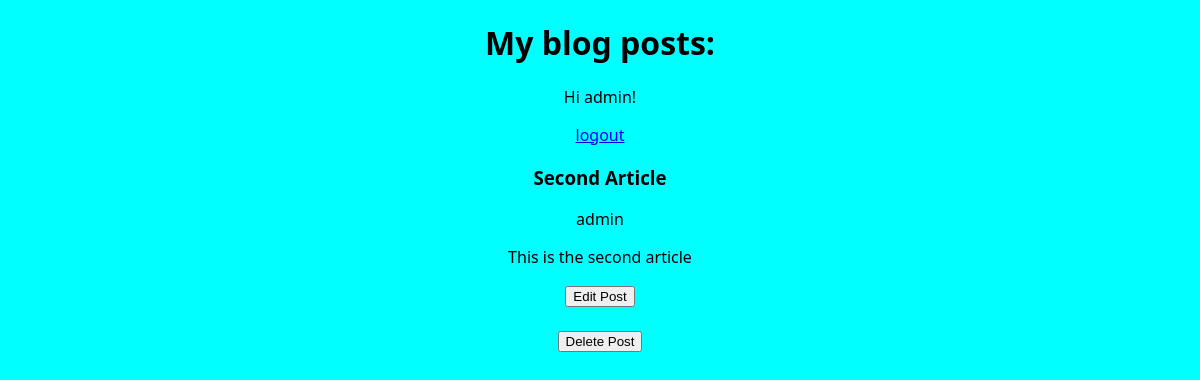
Screenshot of /article/2/ (signed in) with the database file from the repository.
### blog/models.py (models this page shows, shortened)
class Article(models.Model):
    title = models.CharField(max_length=200)
    author = models.ForeignKey(
        'auth.User',
        on_delete = models.CASCADE
    )
    text = models.TextField()

### blog/views.py (the view)
# urls.py: path('article/<int:pk>/', ArticleDetailView.as_view(), name='detail'),
class ArticleDetailView(DetailView):
    model = models.Article
    template_name = 'detail.html'

### templates/detail.html
{% extends 'base.html' %}
{% block content %}
<h3>
    {{ article.title}}
</h3>
<p class='author'>
    {{ article.author}}
</p>
<p>
    {{ article.text}}
</p>
<form action="{% url 'post_edit' article.pk %}">
    <button type="submit">Edit Post</button>
</form>
<br>
<form action="{% url 'post_delete' article.pk %}">
    <button type="submit">Delete Post</button>
</form>
{% endblock content%}

### templates/base.html (shortened to what this page needs)
{% load staticfiles %}
<!DOCTYPE html>
<html lang="en">
<head>
    <link rel="stylesheet" href="{% static 'css/style.css' %}">
</head>
<body>
    <h1>
        My blog posts:
    </h1>
    {% if user.is_authenticated %}
        <p>Hi {{ user.username }}!</p>
        <p><a href="{% url 'logout' %}">logout</a></p>
    {% else %}
        <p>You are not logged in.</p>
        <a href="{% url 'login' %}">login</a>
    {% endif %}
    {% block content %}
    {% endblock content %}
</body>
</html>

### static/css/style.css (style rules this page uses)
body { background-color: aqua; text-align: center; font-family: 'Segoe UI', Tahoma, Geneva, Verdana, sans-serif; }

### rows the page displays
Article: title "Second Article", author "admin", text "This is the second article"

### other values shown
{{ user.username }} "admin"
